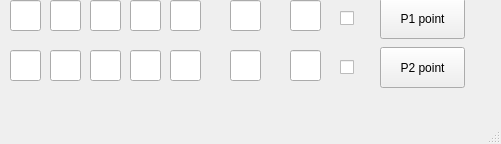
<?xml version="1.0" encoding="UTF-8"?>
<ui version="4.0">
 <class>MainWindow</class>
 <widget class="QMainWindow" name="MainWindow">
  <property name="geometry">
   <rect>
    <x>0</x>
    <y>0</y>
    <width>501</width>
    <height>144</height>
   </rect>
  </property>
  <property name="windowTitle">
   <string>MainWindow</string>
  </property>
  <widget class="QWidget" name="centralwidget">
   <widget class="QPushButton" name="pushButton_p1">
    <property name="geometry">
     <rect>
      <x>380</x>
      <y>-2</y>
      <width>85</width>
      <height>41</height>
     </rect>
    </property>
    <property name="text">
     <string>P1 point</string>
    </property>
   </widget>
   <widget class="QPushButton" name="pushButton_p2">
    <property name="geometry">
     <rect>
      <x>380</x>
      <y>47</y>
      <width>85</width>
      <height>41</height>
     </rect>
    </property>
    <property name="text">
     <string>P2 point</string>
    </property>
   </widget>
   <widget class="QCheckBox" name="checkBox_p1">
    <property name="geometry">
     <rect>
      <x>340</x>
      <y>8</y>
      <width>21</width>
      <height>21</height>
     </rect>
    </property>
    <property name="text">
     <string/>
    </property>
   </widget>
   <widget class="QCheckBox" name="checkBox_p2">
    <property name="geometry">
     <rect>
      <x>340</x>
      <y>57</y>
      <width>21</width>
      <height>21</height>
     </rect>
    </property>
    <property name="text">
     <string/>
    </property>
   </widget>
   <widget class="QLineEdit" name="lineEdit_1_P1">
    <property name="geometry">
     <rect>
      <x>10</x>
      <y>0</y>
      <width>31</width>
      <height>31</height>
     </rect>
    </property>
    <property name="font">
     <font>
      <pointsize>9</pointsize>
     </font>
    </property>
   </widget>
   <widget class="QLineEdit" name="lineEdit_1_P2">
    <property name="geometry">
     <rect>
      <x>10</x>
      <y>50</y>
      <width>31</width>
      <height>31</height>
     </rect>
    </property>
    <property name="font">
     <font>
      <pointsize>9</pointsize>
     </font>
    </property>
   </widget>
   <widget class="QLineEdit" name="lineEdit_2_P2">
    <property name="geometry">
     <rect>
      <x>50</x>
      <y>50</y>
      <width>31</width>
      <height>31</height>
     </rect>
    </property>
    <property name="font">
     <font>
      <pointsize>9</pointsize>
     </font>
    </property>
   </widget>
   <widget class="QLineEdit" name="lineEdit_2_P1">
    <property name="geometry">
     <rect>
      <x>50</x>
      <y>0</y>
      <width>31</width>
      <height>31</height>
     </rect>
    </property>
    <property name="font">
     <font>
      <pointsize>9</pointsize>
     </font>
    </property>
   </widget>
   <widget class="QLineEdit" name="lineEdit_3_P2">
    <property name="geometry">
     <rect>
      <x>90</x>
      <y>50</y>
      <width>31</width>
      <height>31</height>
     </rect>
    </property>
    <property name="font">
     <font>
      <pointsize>9</pointsize>
     </font>
    </property>
   </widget>
   <widget class="QLineEdit" name="lineEdit_3_P1">
    <property name="geometry">
     <rect>
      <x>90</x>
      <y>0</y>
      <width>31</width>
      <height>31</height>
     </rect>
    </property>
    <property name="font">
     <font>
      <pointsize>9</pointsize>
     </font>
    </property>
   </widget>
   <widget class="QLineEdit" name="lineEdit_4_P2">
    <property name="geometry">
     <rect>
      <x>130</x>
      <y>50</y>
      <width>31</width>
      <height>31</height>
     </rect>
    </property>
    <property name="font">
     <font>
      <pointsize>9</pointsize>
     </font>
    </property>
   </widget>
   <widget class="QLineEdit" name="lineEdit_4_P1">
    <property name="geometry">
     <rect>
      <x>130</x>
      <y>0</y>
      <width>31</width>
      <height>31</height>
     </rect>
    </property>
    <property name="font">
     <font>
      <pointsize>9</pointsize>
     </font>
    </property>
   </widget>
   <widget class="QLineEdit" name="lineEdit_5_P2">
    <property name="geometry">
     <rect>
      <x>170</x>
      <y>50</y>
      <width>31</width>
      <height>31</height>
     </rect>
    </property>
    <property name="font">
     <font>
      <pointsize>9</pointsize>
     </font>
    </property>
   </widget>
   <widget class="QLineEdit" name="lineEdit_5_P1">
    <property name="geometry">
     <rect>
      <x>170</x>
      <y>0</y>
      <width>31</width>
      <height>31</height>
     </rect>
    </property>
    <property name="font">
     <font>
      <pointsize>9</pointsize>
     </font>
    </property>
   </widget>
   <widget class="QLineEdit" name="lineEdit_Sets_P2">
    <property name="geometry">
     <rect>
      <x>230</x>
      <y>50</y>
      <width>31</width>
      <height>31</height>
     </rect>
    </property>
    <property name="font">
     <font>
      <pointsize>9</pointsize>
     </font>
    </property>
   </widget>
   <widget class="QLineEdit" name="lineEdit_Sets_P1">
    <property name="geometry">
     <rect>
      <x>230</x>
      <y>0</y>
      <width>31</width>
      <height>31</height>
     </rect>
    </property>
    <property name="font">
     <font>
      <pointsize>9</pointsize>
     </font>
    </property>
   </widget>
   <widget class="QLineEdit" name="lineEdit_Game_P2">
    <property name="geometry">
     <rect>
      <x>290</x>
      <y>50</y>
      <width>31</width>
      <height>31</height>
     </rect>
    </property>
    <property name="font">
     <font>
      <pointsize>9</pointsize>
     </font>
    </property>
   </widget>
   <widget class="QLineEdit" name="lineEdit_Game_P1">
    <property name="geometry">
     <rect>
      <x>290</x>
      <y>0</y>
      <width>31</width>
      <height>31</height>
     </rect>
    </property>
    <property name="font">
     <font>
      <pointsize>9</pointsize>
     </font>
    </property>
   </widget>
  </widget>
  <widget class="QMenuBar" name="menubar">
   <property name="geometry">
    <rect>
     <x>0</x>
     <y>0</y>
     <width>501</width>
     <height>19</height>
    </rect>
   </property>
  </widget>
  <widget class="QStatusBar" name="statusbar"/>
 </widget>
 <resources/>
 <connections/>
</ui>
